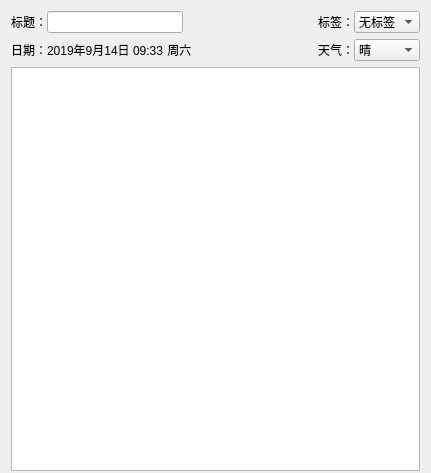
<?xml version="1.0" encoding="UTF-8"?>
<ui version="4.0">
 <class>CDairyEditWidget</class>
 <widget class="QWidget" name="CDairyEditWidget">
  <property name="geometry">
   <rect>
    <x>0</x>
    <y>0</y>
    <width>431</width>
    <height>473</height>
   </rect>
  </property>
  <property name="windowTitle">
   <string>Form</string>
  </property>
  <layout class="QVBoxLayout" name="verticalLayout">
   <property name="bottomMargin">
    <number>2</number>
   </property>
   <item>
    <layout class="QHBoxLayout" name="horizontalLayout_2">
     <property name="spacing">
      <number>0</number>
     </property>
     <item>
      <widget class="QLabel" name="label_6">
       <property name="text">
        <string>标题：</string>
       </property>
      </widget>
     </item>
     <item>
      <widget class="QLineEdit" name="leTitle"/>
     </item>
     <item>
      <spacer name="horizontalSpacer_2">
       <property name="orientation">
        <enum>Qt::Horizontal</enum>
       </property>
       <property name="sizeHint" stdset="0">
        <size>
         <width>40</width>
         <height>20</height>
        </size>
       </property>
      </spacer>
     </item>
     <item>
      <widget class="QLabel" name="label_2">
       <property name="text">
        <string>标签：</string>
       </property>
      </widget>
     </item>
     <item>
      <widget class="QComboBox" name="comboBoxTag">
       <item>
        <property name="text">
         <string>无标签</string>
        </property>
       </item>
      </widget>
     </item>
    </layout>
   </item>
   <item>
    <layout class="QHBoxLayout" name="horizontalLayout">
     <property name="spacing">
      <number>0</number>
     </property>
     <item>
      <widget class="QLabel" name="label_4">
       <property name="text">
        <string>日期：</string>
       </property>
      </widget>
     </item>
     <item>
      <widget class="QLabel" name="labelDateTime">
       <property name="text">
        <string>2019年9月14日 09:33</string>
       </property>
      </widget>
     </item>
     <item>
      <widget class="QLabel" name="labelWeekDay">
       <property name="text">
        <string> 周六</string>
       </property>
      </widget>
     </item>
     <item>
      <spacer name="horizontalSpacer">
       <property name="orientation">
        <enum>Qt::Horizontal</enum>
       </property>
       <property name="sizeHint" stdset="0">
        <size>
         <width>40</width>
         <height>20</height>
        </size>
       </property>
      </spacer>
     </item>
     <item>
      <widget class="QLabel" name="label">
       <property name="text">
        <string>天气：</string>
       </property>
      </widget>
     </item>
     <item>
      <widget class="QComboBox" name="comboBoxWeather">
       <item>
        <property name="text">
         <string>晴</string>
        </property>
       </item>
       <item>
        <property name="text">
         <string>多云</string>
        </property>
       </item>
       <item>
        <property name="text">
         <string>阴</string>
        </property>
       </item>
       <item>
        <property name="text">
         <string>阵雨</string>
        </property>
       </item>
       <item>
        <property name="text">
         <string>小雨</string>
        </property>
       </item>
       <item>
        <property name="text">
         <string>大雨</string>
        </property>
       </item>
       <item>
        <property name="text">
         <string>雷阵雨</string>
        </property>
       </item>
       <item>
        <property name="text">
         <string>沙尘</string>
        </property>
       </item>
       <item>
        <property name="text">
         <string>小雪</string>
        </property>
       </item>
       <item>
        <property name="text">
         <string>大雪</string>
        </property>
       </item>
       <item>
        <property name="text">
         <string>冰雹</string>
        </property>
       </item>
      </widget>
     </item>
    </layout>
   </item>
   <item>
    <widget class="CDairyEdit" name="dairyEdit"/>
   </item>
  </layout>
 </widget>
 <customwidgets>
  <customwidget>
   <class>CDairyEdit</class>
   <extends>QTextEdit</extends>
   <header>module_dairy/dairy_edit/DairyEdit.h</header>
  </customwidget>
 </customwidgets>
 <resources/>
 <connections/>
</ui>
